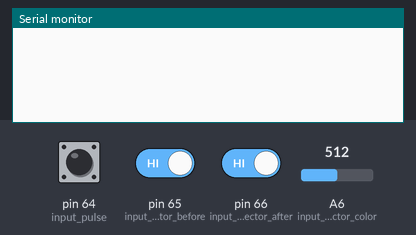
Bench run of a sketch on a simulated Arduino Mega 2560, built with avr-gcc and run on an emulated ATmega2560. Shown: the last lines printed to the serial monitor. The test bench sets the inputs (shaded band); at power-on: pin 65 (input_detector_before) HIGH, pin 66 (input_detector_after) HIGH, A6 (input_detector_color) = 512, pin 64 (input_pulse) HIGH.

Above: at 1.2 s.
1.3 s: pin 65 (input_detector_before) driven LOW
At 2.1 s:
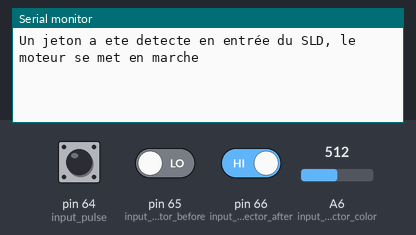
3.8 s: pin 66 (input_detector_after) driven LOW
5.8 s: A6 (input_detector_color) set to 306
At 7.5 s:
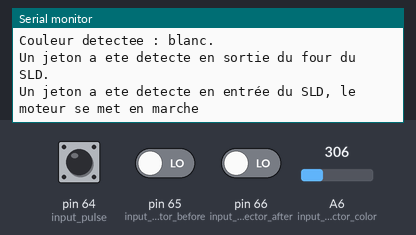
8.8 s: A6 (input_detector_color) set to 900
At 10.8 s:
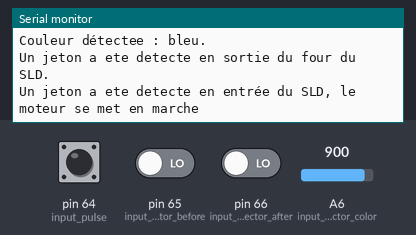

The sketch:

Fonctionnement_SLD.ino
```cpp
// List of output pins on the PLC
int output_motor = 41;
int output_compressor = 42;
int output_ejector_white = 43;
int output_ejector_red = 44;
int output_ejector_blue = 45;
int output_ejector;

// List of input pins on the PLC
int input_detector_blue = 69;
int input_detector_red = 68;
int input_detector_white = 67;
int input_detector;
int input_detector_after = 66;
int input_detector_before = 65;
int input_pulse = 64;
int input_detector_color = 60;

// Information about the spatial positions
int tour = 0;
int old_tour = digitalRead(input_pulse);
//int tour_color = 20;
//int tour_furnace = 5;
int distance_init = 5;
int distance = 1;
int distance_between_ejector = 10;

// Information about the state of the SLD module
int count = 0;
int toward_ejector = 0;
int toward_furnace = 0;

// Information about the color of the element
int min_color = analogRead(input_detector_color);
int blue_analog_value = 780;
int red_analog_value = 700;
int white_analog_value = 450;
int margin_color = 20;
int color = 2;


void setup() {
  // We initiate the connection with the PLC
  Serial.begin(9600UL);
}

void loop() {
  count ++;
  // We choose a 10ms delay so that we don't miss the pulse changes
  delay(10);

  sld();

}

void sld() {
  // We start when we have an element in the input of the PLC module
  if(!digitalRead(input_detector_before)) {
    input_element();
  }

  // We count the pulses so that we know where we are on the sorting line
  if(old_tour != digitalRead(input_pulse)) {
    increment_tour();
  }

  // We look at the color of the element
  if(min_color > analogRead(input_detector_color)
  && toward_furnace == 1) {
    changing_color();
  }

  // When we reach the detector after the furnace, we send a signal with the "reset" variable
  if(!digitalRead(input_detector_after)
  && toward_ejector == 0) {
    output_element();
  }

  if(toward_ejector == 1) {
    // We take action once the element is in front of its ejector
    check_position();
  }
}

void input_element() {
  Serial.println("Un jeton a ete detecte en entrée du SLD, le moteur se met en marche");
  delay(1000);
  // We start the motor
  digitalWrite(output_motor, HIGH);
  // We initiate the different values required for each cycle
  output_ejector = 45;
  input_detector = 69;
  tour = 0;
  distance_init = 5;
  color = 2;
  min_color = analogRead(input_detector_color);
  toward_furnace = 1;
  toward_ejector = 0;
}

void increment_tour() {
  tour ++;
  //Serial.print("Nombre de tours : ");
  //Serial.println(tour);
  old_tour = digitalRead(input_pulse);
}

void output_element() {
  Serial.println("Demarrage du compresseur.");
  // We start the compressor
  digitalWrite(output_compressor, HIGH);
  // We choose the right ejector and detector for the right color
  if(min_color < white_analog_value + margin_color) {
    output_ejector = output_ejector_white;
    input_detector = input_detector_white;
    color = 0;
    Serial.println("Couleur detectee : blanc.");
  }
  else if(min_color < red_analog_value + margin_color) {
    output_ejector = output_ejector_red;
    input_detector = input_detector_red;
    color = 1;
    Serial.println("Couleur detectee : rouge.");
  }
  else {
    Serial.println("Couleur détectee : bleu.");
    distance_init = distance_init+1;
  }
  // We calculate the distance to reach the ejector (from the detector after the furnace)
  distance = distance_init + color*distance_between_ejector;
  //Serial.print("Distance pour atteindre l'éjecteur associe : ");
  //Serial.println(distance);
  distance = distance + tour;
  toward_furnace = 0;
  toward_ejector = 1;
  Serial.println("Un jeton a ete detecte en sortie du four du SLD.");
}

void changing_color() {
  //Serial.print("Nouveau minimum de couleur : ");
  min_color = analogRead(input_detector_color);
  //Serial.println(min_color);
}

void check_position() {
  if(tour == distance) {
      digitalWrite(output_ejector, HIGH);
      delay(500);
      digitalWrite(output_ejector, LOW);
      delay(500);
      digitalWrite(output_compressor, LOW);
      delay(500);
      digitalWrite(output_motor, LOW);
      distance = 1;
      // We finally check if the element got in the right place
      if(digitalRead(input_detector)) {
        Serial.println("Le jeton n'a pas ete livre correctement.");
      }
      else {
        Serial.println("Le jeton a ete livre correctement.");
      }
    }
}
```

Measured:
- after the input at 1.3 s, the serial monitor: prints a new line at once (image 1)
- after the input at 5.8 s, the serial monitor: prints a new line after 0.80 s (image 2)
- after the input at 8.8 s, the serial monitor: prints a new line after 1.1 s (image 3)
